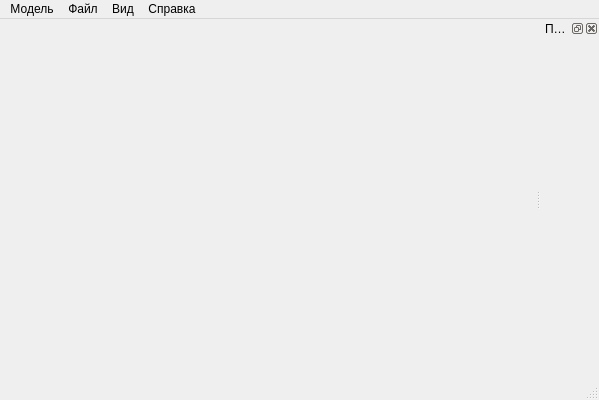
<?xml version="1.0" encoding="UTF-8"?>
<ui version="4.0">
 <class>MainWindowClass</class>
 <widget class="QMainWindow" name="MainWindowClass">
  <property name="geometry">
   <rect>
    <x>0</x>
    <y>0</y>
    <width>599</width>
    <height>400</height>
   </rect>
  </property>
  <property name="windowTitle">
   <string>Конфигуратор пневмоцилиндра</string>
  </property>
  <property name="windowIcon">
   <iconset resource="MainWindow.qrc">
    <normaloff>:/mainwindow/res/crystal.ico</normaloff>:/mainwindow/res/crystal.ico</iconset>
  </property>
  <widget class="QWidget" name="centralWidget">
   <layout class="QHBoxLayout" name="horizontalLayout">
    <property name="spacing">
     <number>0</number>
    </property>
    <property name="leftMargin">
     <number>0</number>
    </property>
    <property name="topMargin">
     <number>0</number>
    </property>
    <property name="rightMargin">
     <number>0</number>
    </property>
    <property name="bottomMargin">
     <number>0</number>
    </property>
    <item>
     <widget class="Viewer" name="widget_viewer" native="true">
      <property name="autoFillBackground">
       <bool>true</bool>
      </property>
     </widget>
    </item>
   </layout>
  </widget>
  <widget class="QMenuBar" name="menuBar">
   <property name="geometry">
    <rect>
     <x>0</x>
     <y>0</y>
     <width>599</width>
     <height>26</height>
    </rect>
   </property>
   <widget class="QMenu" name="menu">
    <property name="title">
     <string>Модель</string>
    </property>
    <addaction name="action_build_pneumocyl"/>
    <addaction name="action_clear"/>
   </widget>
   <widget class="QMenu" name="menu_2">
    <property name="title">
     <string>Файл</string>
    </property>
    <addaction name="action_open"/>
    <addaction name="action_save"/>
   </widget>
   <widget class="QMenu" name="menu_3">
    <property name="title">
     <string>Справка</string>
    </property>
    <addaction name="action_about"/>
    <addaction name="action_aboutqt"/>
   </widget>
   <widget class="QMenu" name="menu_4">
    <property name="title">
     <string>Вид</string>
    </property>
    <addaction name="action_centralyze"/>
    <addaction name="action_nextOrientation"/>
    <addaction name="action_transp"/>
    <addaction name="action_section"/>
    <addaction name="action_changeSectionPlane"/>
    <addaction name="action_params"/>
   </widget>
   <addaction name="menu"/>
   <addaction name="menu_2"/>
   <addaction name="menu_4"/>
   <addaction name="menu_3"/>
  </widget>
  <widget class="QStatusBar" name="statusBar"/>
  <widget class="QDockWidget" name="dockWidget_params">
   <property name="allowedAreas">
    <set>Qt::LeftDockWidgetArea|Qt::RightDockWidgetArea</set>
   </property>
   <property name="windowTitle">
    <string>Параметры</string>
   </property>
   <attribute name="dockWidgetArea">
    <number>2</number>
   </attribute>
   <widget class="QWidget" name="dockWidgetContents_params">
    <layout class="QVBoxLayout" name="verticalLayout">
     <item>
      <widget class="ParamsWidget" name="widget_params" native="true">
       <property name="autoFillBackground">
        <bool>true</bool>
       </property>
      </widget>
     </item>
    </layout>
   </widget>
  </widget>
  <action name="action_build_pneumocyl">
   <property name="text">
    <string>Построить</string>
   </property>
   <property name="shortcut">
    <string>F1</string>
   </property>
  </action>
  <action name="action_clear">
   <property name="text">
    <string>Очистить</string>
   </property>
   <property name="shortcut">
    <string>Del</string>
   </property>
  </action>
  <action name="action_save">
   <property name="text">
    <string>Сохранить</string>
   </property>
   <property name="shortcut">
    <string>Ctrl+S</string>
   </property>
  </action>
  <action name="action_open">
   <property name="text">
    <string>Открыть</string>
   </property>
   <property name="shortcut">
    <string>Ctrl+O</string>
   </property>
  </action>
  <action name="action_about">
   <property name="text">
    <string>О программе</string>
   </property>
   <property name="shortcut">
    <string>F8</string>
   </property>
  </action>
  <action name="action_aboutqt">
   <property name="text">
    <string>О Qt</string>
   </property>
   <property name="shortcut">
    <string>F9</string>
   </property>
  </action>
  <action name="action_centralyze">
   <property name="text">
    <string>Центрировать</string>
   </property>
   <property name="shortcut">
    <string>F2</string>
   </property>
  </action>
  <action name="action_nextOrientation">
   <property name="text">
    <string>Следующий вид</string>
   </property>
   <property name="shortcut">
    <string>F3</string>
   </property>
  </action>
  <action name="action_params">
   <property name="text">
    <string>Окно параметров</string>
   </property>
   <property name="shortcut">
    <string>F7</string>
   </property>
  </action>
  <action name="action_section">
   <property name="text">
    <string>Рассечь</string>
   </property>
   <property name="shortcut">
    <string>F5</string>
   </property>
  </action>
  <action name="action_changeSectionPlane">
   <property name="text">
    <string>Другое сечение</string>
   </property>
   <property name="shortcut">
    <string>F6</string>
   </property>
  </action>
  <action name="action_transp">
   <property name="text">
    <string>Прозрачность</string>
   </property>
   <property name="shortcut">
    <string>F4</string>
   </property>
  </action>
 </widget>
 <layoutdefault spacing="6" margin="11"/>
 <customwidgets>
  <customwidget>
   <class>ParamsWidget</class>
   <extends>QWidget</extends>
   <header>ParamsWidget.h</header>
   <container>1</container>
  </customwidget>
  <customwidget>
   <class>Viewer</class>
   <extends>QWidget</extends>
   <header>Viewer.h</header>
   <container>1</container>
  </customwidget>
 </customwidgets>
 <resources>
  <include location="MainWindow.qrc"/>
 </resources>
 <connections/>
</ui>
